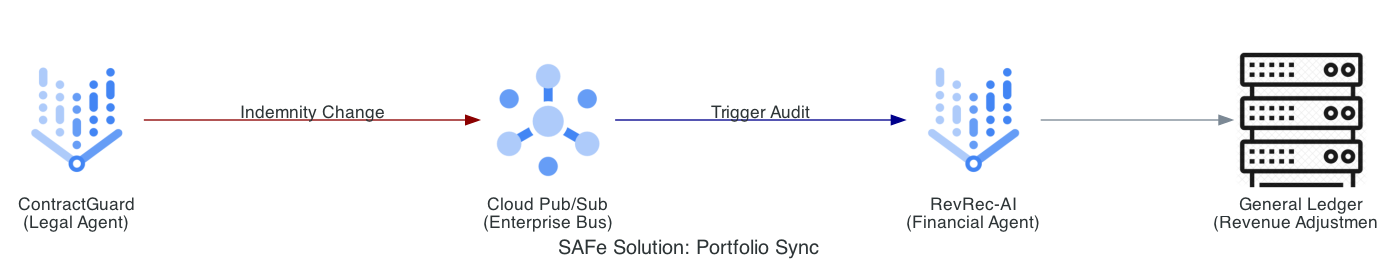

Write the Python code that produced this figure.
from diagrams import Diagram, Cluster, Edge
from diagrams.gcp.analytics import Pubsub
from diagrams.gcp.ml import VertexAI
from diagrams.generic.compute import Rack

graph_attr = {"pad": "0.1", "nodesep": "1.5", "ranksep": "2.0", "bgcolor": "transparent"}

with Diagram("SAFe Solution: Portfolio Sync", show=False, filename="contractguard_portfolio_sync", direction="LR", graph_attr=graph_attr):
    cg = VertexAI("ContractGuard\n(Legal Agent)")
    bus = Pubsub("Cloud Pub/Sub\n(Enterprise Bus)")
    rr = VertexAI("RevRec-AI\n(Financial Agent)")
    
    ledger = Rack("General Ledger\n(Revenue Adjustment)")

    cg >> Edge(label="Indemnity Change", color="darkred") >> bus
    bus >> Edge(label="Trigger Audit", color="darkblue") >> rr >> ledger
